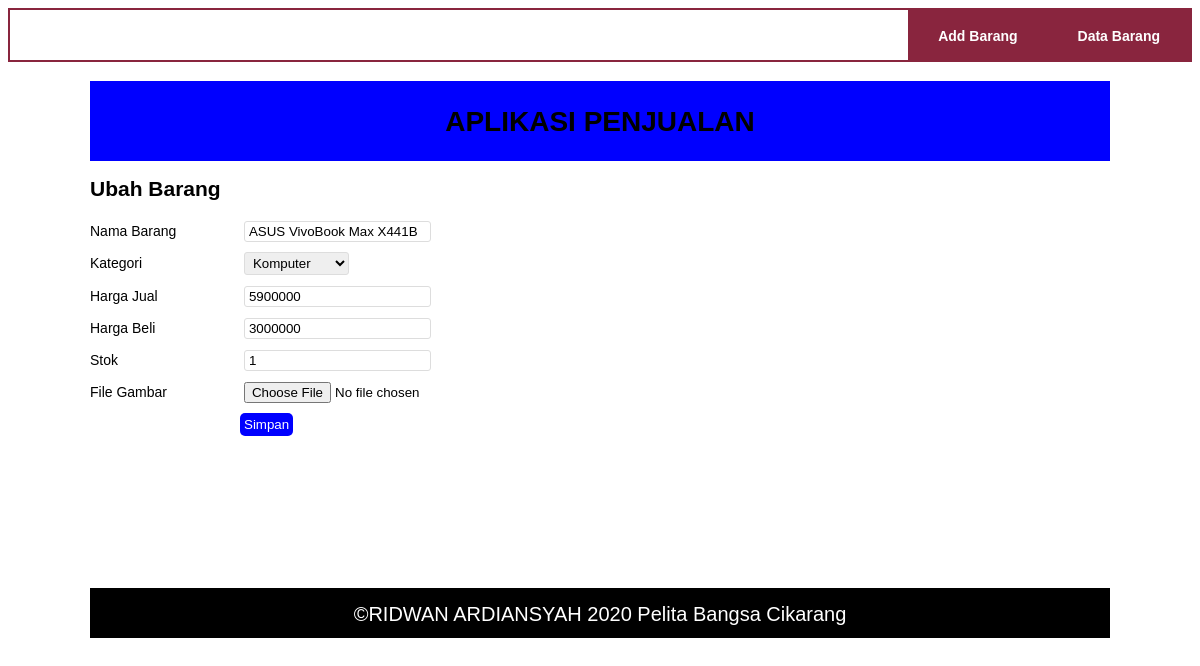
The app's page /edit_barang.php?id=7 (signed in) with its own data.
### tables this page shows
CREATE TABLE `data_barang` (
  `id_barang` int(10) NOT NULL AUTO_INCREMENT,
  `kategori` varchar(30) DEFAULT NULL,
  `nama` varchar(30) DEFAULT NULL,
  `gambar` varchar(100) DEFAULT NULL,
  `harga_beli` decimal(10,0) DEFAULT NULL,
  `harga_jual` decimal(10,0) DEFAULT NULL,
  `stok` int(4) DEFAULT NULL,
  PRIMARY KEY (`id_barang`)
);

### edit_barang.PHP (the view, shortened to what this page needs)
<link href="style2.css" rel="stylesheet"type="text/css" />
<nav>
	<ul>
		  <li  class="active"><a href="Data_barang.php" title="Contact">Data Barang</a></li>
		  <li class="active"><a href="tambah_barang.php" title="About">Add Barang</a></li>
	</ul>
</nav>
<?php
	 include_once 'konek.php';
	 $id = $_GET['id'];
	 $sql = "SELECT * FROM data_barang WHERE id_barang = '{$id}'";
	 $result = mysqli_query($conn, $sql);
	 $data = mysqli_fetch_array($result);
 function is_select($var, $val) {
	 if ($var == $val) return 'selected="selected"';
	 return false;
	}
 include_once 'header.php';
 ?>
 <h2>Ubah Barang</h2>
 <form method="post" action="edit_barang.php" enctype="multipart/form-data">
	 <div class="input">
		 <label>Nama Barang</label>
		 <input type="text" name="nama" value="<?php echo $data['nama'];?>" />
 	</div>
 	<div class="input">
		 <label>Kategori</label>
		 <select name="kategori">
			 <option value="Komputer" <?php echo is_select('Komputer', $data['kategori']);?>>Komputer</option>
		 </select>
 	</div>
 	<div class="input">
		 <label>Harga Jual</label>
		 <input type="text" name="harga_jual" value="<?php echo $data['harga_jual'];?>" />
 	</div>
 	<div class="input">
		 <label>Harga Beli</label>
		 <input type="text" name="harga_beli" value="<?php echo $data['harga_beli'];?>" />
	</div>
 	<div class="input">
		 <label>Stok</label>
		 <input type="text" name="stok" value="<?php echo $data['stok'];?>" />
 	</div>
 	<div class="input">
		 <label>File Gambar</label>
		 <input type="file" name="file_gambar" />
 	</div>
 	<div class="submit">
		 <input type="submit" name="submit" value="Simpan"/>
 	</div>
 </form>
 <?php
 include_once 'footer.php';
 ?>

### style2.css (style rules this page uses)
nav { display:block; background-color: white; }
nav ul { list-style-type:none; border: 2px solid #89253e; padding-bottom: 50px; }
nav ul li { float:right; }
nav li a { padding:15px 30px ; display:block; color:black; font-size:14px; text-decoration:none; font-weight:bold; }
nav .active a, nav li:hover a { background-color:#89253e; color: white; }

### style.css (style rules this page uses)
body { font-family:arial; font-size:14px; line-height:22px; }
form { margin:20px 0; }
.input, .submit { margin:10px 0; }
.input label { display:inline-block; width:150px; }
.input select, .input input[type="text"] { border-radius:3px; border:1px solid #ddd; padding: 2px 4px; }
.submit input[type="submit"] { margin-left:150px; border:0; border-radius:5px; background-color:blue; color:#fff; padding: 4px; cursor:pointer; }

### records on screen
data_barang: nama "ASUS VivoBook Max X441B", harga_jual "5900000", harga_beli "3000000", stok "1"
